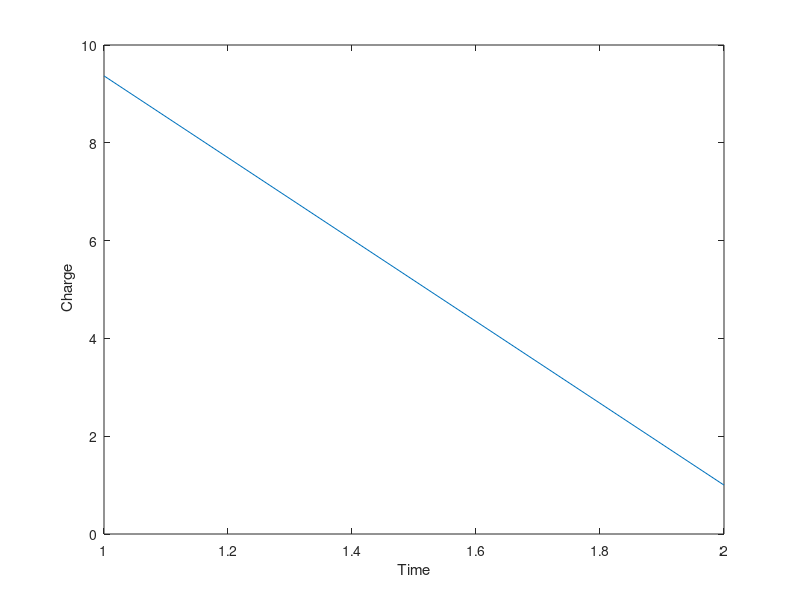

MATLAB code to generate this figure:
%Timothy Smith
%4/30/16
%___________________
V=9;
R=4;
C=1;
t=0;
Q=0;
disp ('Q t')
while Q < 8
    Q=Q+C*V*(1-exp(-t./(R*C)));
    t=t+0.1;
    plot ([Q t])
end
xlabel ' Time '
ylabel ' Charge'
